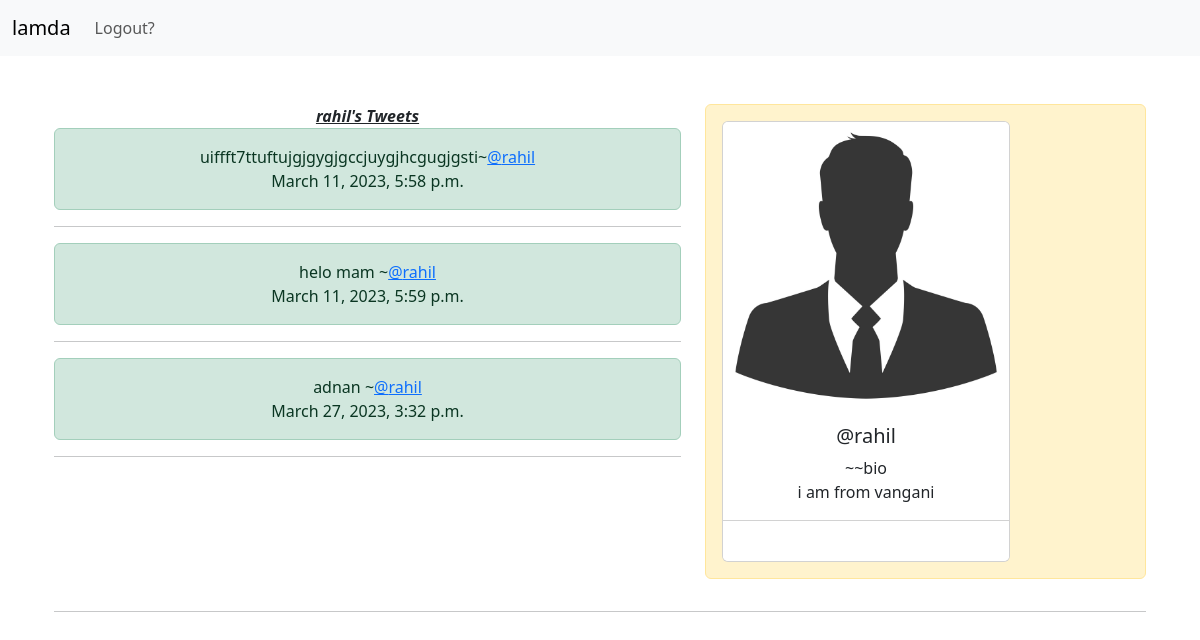
Screenshot of /userprofile/12 (signed in) with the database file from the repository.
### miniproject/models.py (models this page shows, shortened)
class Profile(models.Model):
    user=models.CharField(max_length=100)
    password=models.CharField(max_length=100)
    social_media_url=models.CharField(max_length=50, blank=True,null=True)
    bio=models.TextField(blank=True)
    gender=models.CharField(max_length=10,default='male')
    color1=models.CharField(max_length=50)
    color2=models.CharField(max_length=50)
    color3=models.CharField(max_length=50)

class Tweet(models.Model):
    user=models.ForeignKey(User,on_delete=models.CASCADE)
    body=models.TextField(null=False,blank=False)
    date_created=models.DateTimeField(auto_now_add=True)

### miniproject/views.py (the view)
# urls.py: path('userprofile/<int:pk>',uprofile,name='uprofile'),
def uprofile(request, pk):
    user = get_object_or_404(User, id=pk)
    uname = user.username
    print(uname)
    if request.method == 'GET':
        profile = get_object_or_404(Profile, user=uname)
        tweets = Tweet.objects.filter(user_id=pk)
        context = {'profile': profile, 'tweets': tweets}
        return render(request, 'uprofile.html', context)

### miniproject/templates/uprofile.html
{% extends 'base.html' %}
{% load static %}
{% block content %}
<div class="container text-center">
    <br><br>
<div class="row">
    <div class="col-7">
      <b><i><u>{{profile.user}}'s Tweets</u></i></b>
        {% for t in tweets %}
        <div class="alert alert-success" role="alert">
            {{t.body}}~<a href="{% url 'uprofile' t.user.id %}" >@{{t.user.username}}</a>
            <br>{{t.date_created|date:'DATETIME_FORMAT'}}
          </div><hr>
          {% endfor %}
    </div>
    <div class="col-5">
      <div class="alert alert-warning" role="alert">
      <div class="card" style="width: 18rem;">
        {% if profile.gender == "male" %}
        <img src="{% static 'images/default.jpg' %}" class="card-img-top" alt="...">
        {% else %}
        <img src="{% static 'images/girl.png' %}" class="card-img-top" alt="...">
        {% endif %}
        <div class="card-body">
          <h5 class="card-title">@{{profile.user}}</h5>
          <p class="card-text">~~bio <br>{{profile.bio}}</p>
        </div>
        <ul class="list-group list-group-flush">
          <li class="list-group-item"><a href="{{profile.social_media_url}}" target="_blank">{{profile.social_media_url}} </a></li>
        </ul>
    </div>
    </div>
</div>
{% endblock %}

### miniproject/templates/base.html (shortened to what this page needs)
<!DOCTYPE html>
<html lang="en">
<head>
    <link href="https://cdn.jsdelivr.net/npm/bootstrap@5.3.0-alpha1/dist/css/bootstrap.min.css" rel="stylesheet">
</head>
<body>
    <nav class="navbar navbar-expand-lg bg-body-tertiary">
        <div class="container-fluid">
            {% if user.is_authenticated %}
          <a class="navbar-brand" href="{% url 'uprofile' request.user.id %}">{{user.username}}</a>
          {% else %}
          <a class="navbar-brand" href="{% url 'home' %}">Home</a>
          {% endif %}
          <div class="collapse navbar-collapse" id="navbarSupportedContent">
            <ul class="navbar-nav me-auto mb-2 mb-lg-0">
              {% if user.is_authenticated %}
              <li class="nav-item">
                <a class="nav-link" href="{% url 'logout' %}">Logout?</a>
              </li>
              {% endif %}
          </div>
        </div>
      </nav>
    <div class="container">
      {% block content %}
      {% endblock %}
    </div>
    <hr>
</body>
</html>

### miniproject/templates/base.html (style rules this page uses)
.card a { color: white; transition: .4s ease-in-out; }

### rows the page displays
Profile: user "rahil", bio "i am from vangani"
Tweet: body "uiffft7ttuftujgjgygjgccjuygjhcgugjgsti", user.username "rahil", date_created "March 11, 2023, 5:58 p.m."
Tweet: body "helo mam", user.username "rahil", date_created "March 11, 2023, 5:59 p.m."
Tweet: body "adnan", user.username "rahil", date_created "March 27, 2023, 3:32 p.m."

### other values shown
{{ user.username }} "lamda"
